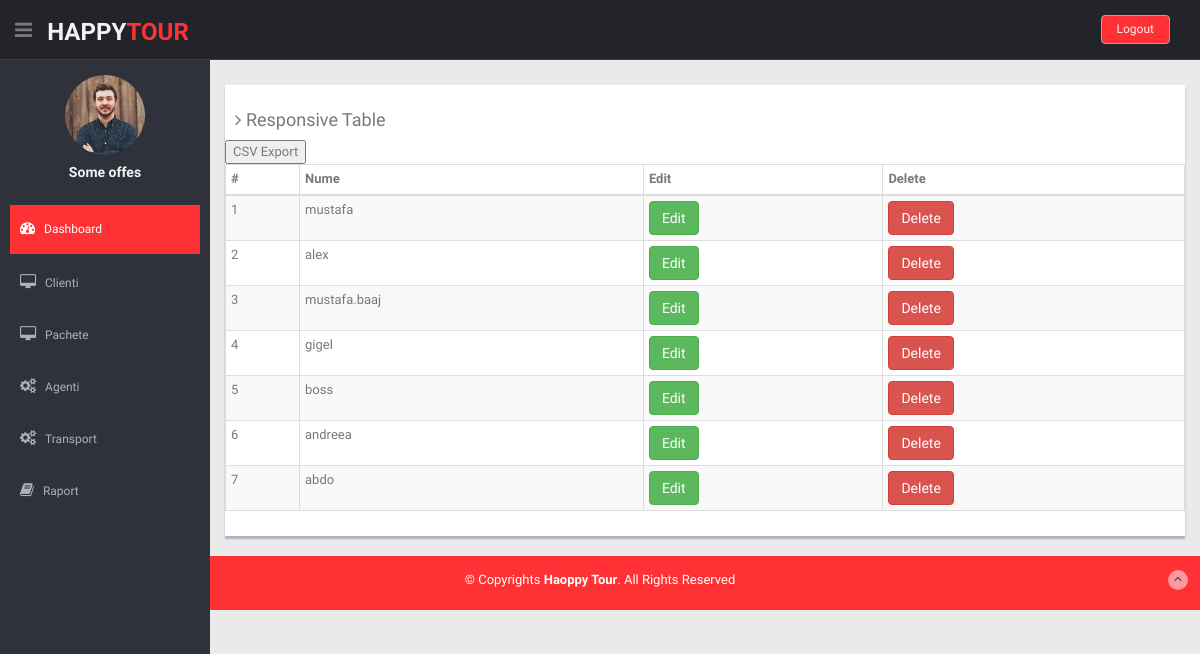
The app's page /listaAgenti.php (signed in) with its own data.
### tables this page shows
CREATE TABLE `users` (
  `id` int(11) NOT NULL,
  `username` varchar(50) NOT NULL,
  `password` varchar(255) NOT NULL,
  `create_at` datetime NOT NULL DEFAULT CURRENT_TIMESTAMP
);

### listaAgenti.php (the view)
<?php
 require_once './partials/header.php';
?>
    <?php require_once './partials/sideBar.php' ?>
    <section id="main-content">
      <section class="wrapper">
        <div class="row mt">
          <div class="col-lg-12">
            <div class="content-panel">
              <h4><i class="fa fa-angle-right"></i> Responsive Table</h4>
              <section id="unseen">
                <form class="form-horizontal style-form" action="submitForm.php" method="post">
                  <input type="submit" name="export" value="CSV Export"/>
                </form>
                <table class="table table-bordered table-striped table-condensed">
                  <thead>
                    <tr>
                      <th>#</th>
                      <th class="numeric">Nume</th>
                      <th class="numeric">Edit</th>
                      <th class="numeric">Delete</th>
                    </tr>
                  </thead>
                  <tbody>
                <?php
                  $sql = mysqli_query($link, "SELECT * FROM users");
                    while($row = mysqli_fetch_array($sql)) {
                        echo "<tr>";
                          echo "<td>{$row['id']}</td>";
                          echo "<td>{$row['username']}</td>";
                          ?>
                          <td><a href="editClient.php?edit=<?php echo $row['cnp']?>" class="btn btn-success">Edit</a></td>
                          <td><a href="deleteClient.php?delete=<?php echo $row['cnp']?>" class="btn btn-danger">Delete</a></td>
                          <?php
                          echo "</tr>";
                    }
                ?>
                  </tbody>
                </table>
              </section>
            </div>
          </div>
        </div>
      </section>
    </section>
    <?php require_once './partials/footer.php' ?>

### css/style.css (style rules this page uses)
body { color: #797979; background: #eaeaea; font-family: 'Ruda', sans-serif; padding: 0px !important; margin: 0px !important; font-size:13px; }
a, a:hover, a:focus { text-decoration: none; outline: none; }
.mt { margin-top: 25px; }
#main-content { margin-left: 210px; }
.wrapper { display: inline-block; margin-top: 60px; padding-left: 15px; padding-right: 15px; padding-bottom: 15px; padding-top: 0px; width: 100%; }
.content-panel { background: #ffffff; box-shadow: 0px 3px 2px #aab2bd; padding-top: 15px; padding-bottom: 5px; }
.content-panel h4 { margin-left: 10px; }

### records on screen
users: id "1", username "mustafa"
users: id "2", username "alex"
users: id "3", username "mustafa.baaj"
users: id "4", username "gigel"
users: id "5", username "boss"
users: id "6", username "andreea"
users: id "7", username "abdo"
